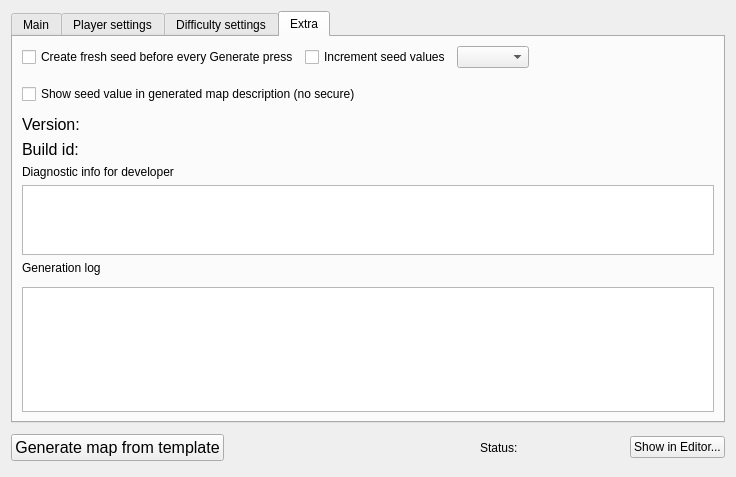
<?xml version="1.0" encoding="UTF-8"?>
<ui version="4.0">
 <class>MapToolWindow</class>
 <widget class="QFrame" name="MapToolWindow">
  <property name="geometry">
   <rect>
    <x>0</x>
    <y>0</y>
    <width>736</width>
    <height>477</height>
   </rect>
  </property>
  <property name="windowTitle">
   <string/>
  </property>
  <layout class="QVBoxLayout" name="mainLayout" stretch="0,0">
   <item>
    <widget class="QTabWidget" name="tabWidget">
     <property name="currentIndex">
      <number>3</number>
     </property>
     <widget class="QWidget" name="tabMain">
      <attribute name="title">
       <string>Main</string>
      </attribute>
      <layout class="QVBoxLayout" name="tabMainLayout">
       <property name="spacing">
        <number>10</number>
       </property>
       <item>
        <layout class="QHBoxLayout" name="horizontalLayout">
         <item>
          <widget class="QLabel" name="label_2">
           <property name="text">
            <string>Template JSON</string>
           </property>
          </widget>
         </item>
         <item>
          <widget class="QComboBox" name="comboBoxTemplateSelect"/>
         </item>
         <item>
          <spacer name="horizontalSpacer_2">
           <property name="orientation">
            <enum>Qt::Horizontal</enum>
           </property>
           <property name="sizeHint" stdset="0">
            <size>
             <width>40</width>
             <height>20</height>
            </size>
           </property>
          </spacer>
         </item>
        </layout>
       </item>
       <item>
        <layout class="QHBoxLayout" name="horizontalLayout_31d">
         <item>
          <widget class="QLabel" name="label_3d">
           <property name="minimumSize">
            <size>
             <width>150</width>
             <height>0</height>
            </size>
           </property>
           <property name="text">
            <string>Heroes III Game installation:</string>
           </property>
          </widget>
         </item>
         <item>
          <widget class="QLineEdit" name="heroes3Path"/>
         </item>
         <item>
          <widget class="QPushButton" name="pushButtonEditH3">
           <property name="text">
            <string>Browse...</string>
           </property>
          </widget>
         </item>
        </layout>
       </item>
       <item>
        <layout class="QHBoxLayout" name="horizontalLayout_3">
         <property name="spacing">
          <number>10</number>
         </property>
         <item>
          <widget class="QLabel" name="label">
           <property name="text">
            <string>Map size</string>
           </property>
          </widget>
         </item>
         <item>
          <widget class="QComboBox" name="comboBoxMapSize">
           <item>
            <property name="text">
             <string>36x36 (S)</string>
            </property>
           </item>
           <item>
            <property name="text">
             <string>72x72 (M)</string>
            </property>
           </item>
           <item>
            <property name="text">
             <string>108x108 (L)</string>
            </property>
           </item>
           <item>
            <property name="text">
             <string>144x144 (XL)</string>
            </property>
           </item>
           <item>
            <property name="text">
             <string>180x180 (H)</string>
            </property>
           </item>
           <item>
            <property name="text">
             <string>216x216 (XH)</string>
            </property>
           </item>
           <item>
            <property name="text">
             <string>252x252 (G)</string>
            </property>
           </item>
          </widget>
         </item>
         <item>
          <widget class="QCheckBox" name="checkBoxUnderground">
           <property name="text">
            <string>Has underground (not implemented)</string>
           </property>
          </widget>
         </item>
         <item>
          <spacer name="horizontalSpacer">
           <property name="orientation">
            <enum>Qt::Horizontal</enum>
           </property>
           <property name="sizeHint" stdset="0">
            <size>
             <width>40</width>
             <height>20</height>
            </size>
           </property>
          </spacer>
         </item>
        </layout>
       </item>
       <item>
        <layout class="QHBoxLayout" name="horizontalLayout_8">
         <property name="spacing">
          <number>10</number>
         </property>
         <item>
          <widget class="QLabel" name="label_3">
           <property name="text">
            <string>Roads:</string>
           </property>
          </widget>
         </item>
         <item>
          <widget class="QLabel" name="label_3a">
           <property name="text">
            <string>Main</string>
           </property>
          </widget>
         </item>
         <item>
          <widget class="QComboBox" name="comboBoxRoadsMain">
           <item>
            <property name="text">
             <string>No</string>
            </property>
           </item>
           <item>
            <property name="text">
             <string>Dirt 75%</string>
            </property>
           </item>
           <item>
            <property name="text">
             <string>Gravel 65%</string>
            </property>
           </item>
           <item>
            <property name="text">
             <string>Cobblestone 50%</string>
            </property>
           </item>
          </widget>
         </item>
         <item>
          <widget class="QLabel" name="label_3b">
           <property name="text">
            <string>Inner</string>
           </property>
          </widget>
         </item>
         <item>
          <widget class="QComboBox" name="comboBoxRoadsInner">
           <item>
            <property name="text">
             <string>No</string>
            </property>
           </item>
           <item>
            <property name="text">
             <string>Dirt 75%</string>
            </property>
           </item>
           <item>
            <property name="text">
             <string>Gravel 65%</string>
            </property>
           </item>
           <item>
            <property name="text">
             <string>Cobblestone 50%</string>
            </property>
           </item>
          </widget>
         </item>
         <item>
          <widget class="QLabel" name="label_3c">
           <property name="text">
            <string>Border</string>
           </property>
          </widget>
         </item>
         <item>
          <widget class="QComboBox" name="comboBoxRoadsBorder">
           <item>
            <property name="text">
             <string>No</string>
            </property>
           </item>
           <item>
            <property name="text">
             <string>Dirt 75%</string>
            </property>
           </item>
           <item>
            <property name="text">
             <string>Gravel 65%</string>
            </property>
           </item>
           <item>
            <property name="text">
             <string>Cobblestone 50%</string>
            </property>
           </item>
          </widget>
         </item>
         <item>
          <spacer name="horizontalSpacer">
           <property name="orientation">
            <enum>Qt::Horizontal</enum>
           </property>
           <property name="sizeHint" stdset="0">
            <size>
             <width>40</width>
             <height>20</height>
            </size>
           </property>
          </spacer>
         </item>
        </layout>
       </item>
       <item>
        <widget class="QGroupBox" name="groupBox2">
         <property name="title">
          <string>Generator destination:</string>
         </property>
         <layout class="QVBoxLayout" name="groupBoxLayout3">
          <item>
           <layout class="QHBoxLayout" name="horizontalLayout_31e">
            <item>
             <widget class="QLabel" name="label_3e">
              <property name="minimumSize">
               <size>
                <width>250</width>
                <height>0</height>
               </size>
              </property>
              <property name="text">
               <string>Map file name</string>
              </property>
             </widget>
            </item>
            <item>
             <widget class="QLineEdit" name="mapFilename"/>
            </item>
           </layout>
          </item>
          <item>
           <layout class="QHBoxLayout" name="horizontalLayout_31f">
            <item>
             <widget class="QLabel" name="label_3f">
              <property name="minimumSize">
               <size>
                <width>250</width>
                <height>0</height>
               </size>
              </property>
              <property name="text">
               <string>Map in-game name</string>
              </property>
             </widget>
            </item>
            <item>
             <widget class="QLineEdit" name="mapGamename"/>
            </item>
           </layout>
          </item>
          <item>
           <layout class="QHBoxLayout" name="horizontalLayout_31">
            <item>
             <widget class="QLabel" name="label_3">
              <property name="minimumSize">
               <size>
                <width>250</width>
                <height>0</height>
               </size>
              </property>
              <property name="text">
               <string>FreeHeroes map JSON</string>
              </property>
             </widget>
            </item>
            <item>
             <widget class="QLineEdit" name="fhMapPath">
              <property name="readOnly">
               <bool>true</bool>
              </property>
             </widget>
            </item>
           </layout>
          </item>
          <item>
           <layout class="QHBoxLayout" name="horizontalLayout_31a">
            <item>
             <widget class="QLabel" name="label_4">
              <property name="minimumSize">
               <size>
                <width>250</width>
                <height>0</height>
               </size>
              </property>
              <property name="text">
               <string>H3M map output</string>
              </property>
             </widget>
            </item>
            <item>
             <widget class="QLineEdit" name="h3mMapPath">
              <property name="readOnly">
               <bool>true</bool>
              </property>
             </widget>
            </item>
           </layout>
          </item>
         </layout>
        </widget>
       </item>
       <item>
        <spacer name="verticalSpacer">
         <property name="orientation">
          <enum>Qt::Vertical</enum>
         </property>
         <property name="sizeHint" stdset="0">
          <size>
           <width>1</width>
           <height>1</height>
          </size>
         </property>
        </spacer>
       </item>
       <item>
        <widget class="QGroupBox" name="groupBox_2">
         <property name="title">
          <string>Generate</string>
         </property>
         <layout class="QVBoxLayout" name="groupBoxLayout_2">
          <property name="spacing">
           <number>4</number>
          </property>
          <property name="topMargin">
           <number>5</number>
          </property>
          <property name="bottomMargin">
           <number>5</number>
          </property>
          <item>
           <layout class="QHBoxLayout" name="horizontalLayout_7">
            <property name="bottomMargin">
             <number>0</number>
            </property>
            <item>
             <widget class="QLabel" name="label">
              <property name="maximumSize">
               <size>
                <width>150</width>
                <height>16777215</height>
               </size>
              </property>
              <property name="text">
               <string>Seed:</string>
              </property>
             </widget>
            </item>
            <item>
             <widget class="QLineEdit" name="lineEditSeed"/>
            </item>
            <item>
             <widget class="QPushButton" name="pushButtonNewSeed">
              <property name="text">
               <string>NewSeed</string>
              </property>
             </widget>
            </item>
            <item>
             <spacer name="horizontalSpacer_3">
              <property name="orientation">
               <enum>Qt::Horizontal</enum>
              </property>
              <property name="sizeHint" stdset="0">
               <size>
                <width>40</width>
                <height>20</height>
               </size>
              </property>
             </spacer>
            </item>
            <item>
             <widget class="QLabel" name="labelFFMpegPath">
              <property name="text">
               <string/>
              </property>
             </widget>
            </item>
           </layout>
          </item>
         </layout>
        </widget>
       </item>
      </layout>
     </widget>
     <widget class="QWidget" name="tabTemplateSettings">
      <attribute name="title">
       <string>Player settings</string>
      </attribute>
      <layout class="QVBoxLayout" name="tabTemplateSettingsLayout">
       <item>
        <widget class="FreeHeroes::TemplateSettingsWidget" name="templateSettingsWidget"/>
       </item>
      </layout>
     </widget>
     <widget class="QWidget" name="tabDifficultySettings">
      <attribute name="title">
       <string>Difficulty settings</string>
      </attribute>
      <layout class="QVBoxLayout" name="tabDifficultySettingsLayout">
       <item>
        <widget class="FreeHeroes::TemplateDifficultyWidget" name="tabDifficultySettingsWidget"/>
       </item>
      </layout>
     </widget>
     <widget class="QWidget" name="tabExtra">
      <attribute name="title">
       <string>Extra</string>
      </attribute>
      <layout class="QVBoxLayout" name="tabExtraLayout">
       <item>
        <layout class="QHBoxLayout" name="horizontalLayout_4">
         <property name="bottomMargin">
          <number>5</number>
         </property>
         <item>
          <widget class="QCheckBox" name="checkBoxGenerateSeed">
           <property name="text">
            <string>Create fresh seed before every Generate press</string>
           </property>
          </widget>
         </item>
         <item>
          <widget class="QCheckBox" name="checkBoxIncrementSeed">
           <property name="text">
            <string>Increment seed values</string>
           </property>
          </widget>
         </item>
         <item>
          <widget class="QComboBox" name="comboBoxStageDebug"/>
         </item>
         <item>
          <spacer name="horizontalSpacer_4">
           <property name="orientation">
            <enum>Qt::Horizontal</enum>
           </property>
           <property name="sizeHint" stdset="0">
            <size>
             <width>40</width>
             <height>20</height>
            </size>
           </property>
          </spacer>
         </item>
        </layout>
       </item>
       <item>
        <layout class="QHBoxLayout" name="horizontalLayout_5">
         <property name="topMargin">
          <number>5</number>
         </property>
         <property name="bottomMargin">
          <number>5</number>
         </property>
         <item>
          <widget class="QCheckBox" name="checkBoxShowSeed">
           <property name="text">
            <string>Show seed value in generated map description (no secure)</string>
           </property>
           <property name="checked">
            <bool>false</bool>
           </property>
          </widget>
         </item>
         <item>
          <spacer name="horizontalSpacer_5">
           <property name="orientation">
            <enum>Qt::Horizontal</enum>
           </property>
           <property name="sizeHint" stdset="0">
            <size>
             <width>40</width>
             <height>20</height>
            </size>
           </property>
          </spacer>
         </item>
        </layout>
       </item>
       <item>
        <widget class="QLabel" name="labelVersion">
         <property name="font">
          <font>
           <pointsize>12</pointsize>
          </font>
         </property>
         <property name="text">
          <string>Version: </string>
         </property>
        </widget>
       </item>
       <item>
        <widget class="QLabel" name="labelBuildId">
         <property name="font">
          <font>
           <pointsize>12</pointsize>
          </font>
         </property>
         <property name="text">
          <string>Build id: </string>
         </property>
        </widget>
       </item>
       <item>
        <widget class="QLabel" name="label_7">
         <property name="text">
          <string>Diagnostic info for developer</string>
         </property>
        </widget>
       </item>
       <item>
        <widget class="QTextEdit" name="textEditDiagInfo">
         <property name="maximumSize">
          <size>
           <width>16777215</width>
           <height>80</height>
          </size>
         </property>
         <property name="readOnly">
          <bool>true</bool>
         </property>
        </widget>
       </item>
       <item>
        <layout class="QHBoxLayout" name="horizontalLayout_2">
         <property name="bottomMargin">
          <number>6</number>
         </property>
         <item>
          <widget class="QLabel" name="label_6">
           <property name="text">
            <string>Generation log</string>
           </property>
          </widget>
         </item>
        </layout>
       </item>
       <item>
        <layout class="QHBoxLayout" name="horizontalLayout_3">
         <item>
          <widget class="QTextEdit" name="textEditLogOutput">
           <property name="readOnly">
            <bool>true</bool>
           </property>
          </widget>
         </item>
        </layout>
       </item>
      </layout>
     </widget>
    </widget>
   </item>
   <item>
    <layout class="QHBoxLayout" name="horizontalLayout_5a">
     <property name="topMargin">
      <number>5</number>
     </property>
     <property name="bottomMargin">
      <number>5</number>
     </property>
     <item>
      <widget class="QPushButton" name="pushButtonGenerate">
       <property name="enabled">
        <bool>true</bool>
       </property>
       <property name="font">
        <font>
         <pointsize>12</pointsize>
        </font>
       </property>
       <property name="text">
        <string>Generate map from template</string>
       </property>
      </widget>
     </item>
     <item>
      <spacer name="horizontalSpacer">
       <property name="orientation">
        <enum>Qt::Horizontal</enum>
       </property>
       <property name="sizeHint" stdset="0">
        <size>
         <width>1</width>
         <height>1</height>
        </size>
       </property>
      </spacer>
     </item>
     <item>
      <widget class="QLabel" name="label_5">
       <property name="text">
        <string>Status:</string>
       </property>
      </widget>
     </item>
     <item>
      <widget class="QLabel" name="labelStatus">
       <property name="minimumSize">
        <size>
         <width>100</width>
         <height>0</height>
        </size>
       </property>
       <property name="text">
        <string notr="true"/>
       </property>
      </widget>
     </item>
     <item>
      <widget class="QPushButton" name="pushButtonEditMap">
       <property name="text">
        <string>Show in Editor...</string>
       </property>
      </widget>
     </item>
    </layout>
   </item>
  </layout>
 </widget>
 <customwidgets>
  <customwidget>
   <class>FreeHeroes::TemplateSettingsWidget</class>
   <extends>QFrame</extends>
   <header>TemplateSettingsWidget.hpp</header>
   <container>1</container>
  </customwidget>
  <customwidget>
   <class>FreeHeroes::TemplateDifficultyWidget</class>
   <extends>QFrame</extends>
   <header>TemplateDifficultyWidget.hpp</header>
   <container>1</container>
  </customwidget>
 </customwidgets>
 <resources/>
 <connections/>
</ui>
